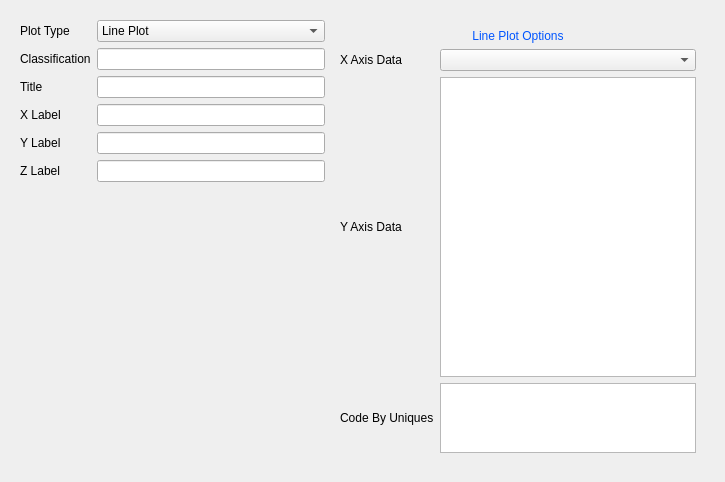
<?xml version="1.0" encoding="UTF-8"?>
<ui version="4.0">
 <class>Dialog</class>
 <widget class="QDialog" name="Dialog">
  <property name="geometry">
   <rect>
    <x>0</x>
    <y>0</y>
    <width>725</width>
    <height>482</height>
   </rect>
  </property>
  <property name="windowTitle">
   <string>Dialog</string>
  </property>
  <layout class="QGridLayout" name="gridLayout_2">
   <item row="0" column="0">
    <widget class="QWidget" name="EditWidget" native="true">
     <layout class="QGridLayout" name="gridLayout">
      <item row="0" column="0">
       <layout class="QGridLayout" name="EditLayout">
        <item row="0" column="2" rowspan="7">
         <widget class="QStackedWidget" name="stackedWidget">
          <widget class="QWidget" name="page">
           <layout class="QGridLayout" name="gridLayout_4">
            <item row="0" column="0">
             <layout class="QGridLayout" name="gridLayout_3">
              <item row="0" column="0" colspan="2">
               <widget class="QLabel" name="label_7">
                <property name="text">
                 <string>&lt;html&gt;&lt;head/&gt;&lt;body&gt;&lt;p align=&quot;center&quot;&gt;&lt;span style=&quot; color:#0055ff;&quot;&gt;Line Plot Options&lt;/span&gt;&lt;/p&gt;&lt;/body&gt;&lt;/html&gt;</string>
                </property>
               </widget>
              </item>
              <item row="2" column="0">
               <widget class="QLabel" name="label_9">
                <property name="text">
                 <string>Y Axis Data</string>
                </property>
               </widget>
              </item>
              <item row="1" column="0">
               <widget class="QLabel" name="label_8">
                <property name="text">
                 <string>X Axis Data</string>
                </property>
               </widget>
              </item>
              <item row="1" column="1">
               <widget class="QComboBox" name="LineXAxisHeader"/>
              </item>
              <item row="2" column="1">
               <widget class="QListWidget" name="LineYAxisHeaders">
                <property name="minimumSize">
                 <size>
                  <width>0</width>
                  <height>300</height>
                 </size>
                </property>
                <property name="selectionMode">
                 <enum>QAbstractItemView::ExtendedSelection</enum>
                </property>
               </widget>
              </item>
              <item row="3" column="0">
               <widget class="QLabel" name="label">
                <property name="text">
                 <string>Code By Uniques</string>
                </property>
               </widget>
              </item>
              <item row="3" column="1">
               <widget class="QListWidget" name="LineCodeByUniqueList"/>
              </item>
             </layout>
            </item>
           </layout>
          </widget>
          <widget class="QWidget" name="page_2"/>
         </widget>
        </item>
        <item row="3" column="0">
         <widget class="QLabel" name="XLabel">
          <property name="text">
           <string>X Label</string>
          </property>
         </widget>
        </item>
        <item row="4" column="0">
         <widget class="QLabel" name="YLabel">
          <property name="text">
           <string>Y Label</string>
          </property>
         </widget>
        </item>
        <item row="0" column="0">
         <widget class="QLabel" name="PlotTypeLabel">
          <property name="text">
           <string>Plot Type</string>
          </property>
         </widget>
        </item>
        <item row="0" column="1">
         <widget class="QComboBox" name="PlotTypeCombo">
          <item>
           <property name="text">
            <string>Line Plot</string>
           </property>
          </item>
          <item>
           <property name="text">
            <string>Scatter</string>
           </property>
          </item>
          <item>
           <property name="text">
            <string>Pie</string>
           </property>
          </item>
          <item>
           <property name="text">
            <string>Horizontal Bar</string>
           </property>
          </item>
          <item>
           <property name="text">
            <string>Bar</string>
           </property>
          </item>
          <item>
           <property name="text">
            <string>Stacked Bar</string>
           </property>
          </item>
          <item>
           <property name="text">
            <string>Horizontal Stacked Bar</string>
           </property>
          </item>
          <item>
           <property name="text">
            <string>Stacked</string>
           </property>
          </item>
          <item>
           <property name="text">
            <string>Timeline</string>
           </property>
          </item>
          <item>
           <property name="text">
            <string>3D Scatter</string>
           </property>
          </item>
          <item>
           <property name="text">
            <string>3D Line</string>
           </property>
          </item>
         </widget>
        </item>
        <item row="5" column="0">
         <widget class="QLabel" name="ZLabel">
          <property name="text">
           <string>Z Label</string>
          </property>
         </widget>
        </item>
        <item row="3" column="1">
         <widget class="QLineEdit" name="XLabelLine"/>
        </item>
        <item row="5" column="1">
         <widget class="QLineEdit" name="ZLabelLine"/>
        </item>
        <item row="4" column="1">
         <widget class="QLineEdit" name="YLabelLine"/>
        </item>
        <item row="2" column="1">
         <widget class="QLineEdit" name="TitleLine"/>
        </item>
        <item row="1" column="1">
         <widget class="QLineEdit" name="ClassificationLine"/>
        </item>
        <item row="2" column="0">
         <widget class="QLabel" name="TitleLabel">
          <property name="text">
           <string>Title</string>
          </property>
         </widget>
        </item>
        <item row="1" column="0">
         <widget class="QLabel" name="ClassificationLabel">
          <property name="text">
           <string>Classification</string>
          </property>
         </widget>
        </item>
        <item row="6" column="0">
         <spacer name="verticalSpacer">
          <property name="orientation">
           <enum>Qt::Vertical</enum>
          </property>
          <property name="sizeHint" stdset="0">
           <size>
            <width>20</width>
            <height>40</height>
           </size>
          </property>
         </spacer>
        </item>
       </layout>
      </item>
     </layout>
    </widget>
   </item>
  </layout>
 </widget>
 <tabstops>
  <tabstop>PlotTypeCombo</tabstop>
  <tabstop>ClassificationLine</tabstop>
  <tabstop>TitleLine</tabstop>
  <tabstop>XLabelLine</tabstop>
  <tabstop>YLabelLine</tabstop>
  <tabstop>ZLabelLine</tabstop>
  <tabstop>LineXAxisHeader</tabstop>
  <tabstop>LineYAxisHeaders</tabstop>
  <tabstop>LineCodeByUniqueList</tabstop>
 </tabstops>
 <resources/>
 <connections>
  <connection>
   <sender>PlotTypeCombo</sender>
   <signal>currentIndexChanged(int)</signal>
   <receiver>stackedWidget</receiver>
   <slot>setCurrentIndex(int)</slot>
   <hints>
    <hint type="sourcelabel">
     <x>115</x>
     <y>29</y>
    </hint>
    <hint type="destinationlabel">
     <x>394</x>
     <y>28</y>
    </hint>
   </hints>
  </connection>
  <connection>
   <sender>ClassificationLine</sender>
   <signal>textChanged(QString)</signal>
   <receiver>Dialog</receiver>
   <slot>Plot()</slot>
   <hints>
    <hint type="sourcelabel">
     <x>199</x>
     <y>59</y>
    </hint>
    <hint type="destinationlabel">
     <x>101</x>
     <y>478</y>
    </hint>
   </hints>
  </connection>
  <connection>
   <sender>TitleLine</sender>
   <signal>textChanged(QString)</signal>
   <receiver>Dialog</receiver>
   <slot>Plot()</slot>
   <hints>
    <hint type="sourcelabel">
     <x>134</x>
     <y>89</y>
    </hint>
    <hint type="destinationlabel">
     <x>215</x>
     <y>481</y>
    </hint>
   </hints>
  </connection>
  <connection>
   <sender>XLabelLine</sender>
   <signal>textChanged(QString)</signal>
   <receiver>Dialog</receiver>
   <slot>Plot()</slot>
   <hints>
    <hint type="sourcelabel">
     <x>235</x>
     <y>102</y>
    </hint>
    <hint type="destinationlabel">
     <x>267</x>
     <y>480</y>
    </hint>
   </hints>
  </connection>
  <connection>
   <sender>YLabelLine</sender>
   <signal>textChanged(QString)</signal>
   <receiver>Dialog</receiver>
   <slot>Plot()</slot>
   <hints>
    <hint type="sourcelabel">
     <x>108</x>
     <y>133</y>
    </hint>
    <hint type="destinationlabel">
     <x>63</x>
     <y>477</y>
    </hint>
   </hints>
  </connection>
  <connection>
   <sender>ZLabelLine</sender>
   <signal>textChanged(QString)</signal>
   <receiver>Dialog</receiver>
   <slot>Plot()</slot>
   <hints>
    <hint type="sourcelabel">
     <x>290</x>
     <y>164</y>
    </hint>
    <hint type="destinationlabel">
     <x>318</x>
     <y>480</y>
    </hint>
   </hints>
  </connection>
 </connections>
 <slots>
  <slot>Plot()</slot>
 </slots>
</ui>
